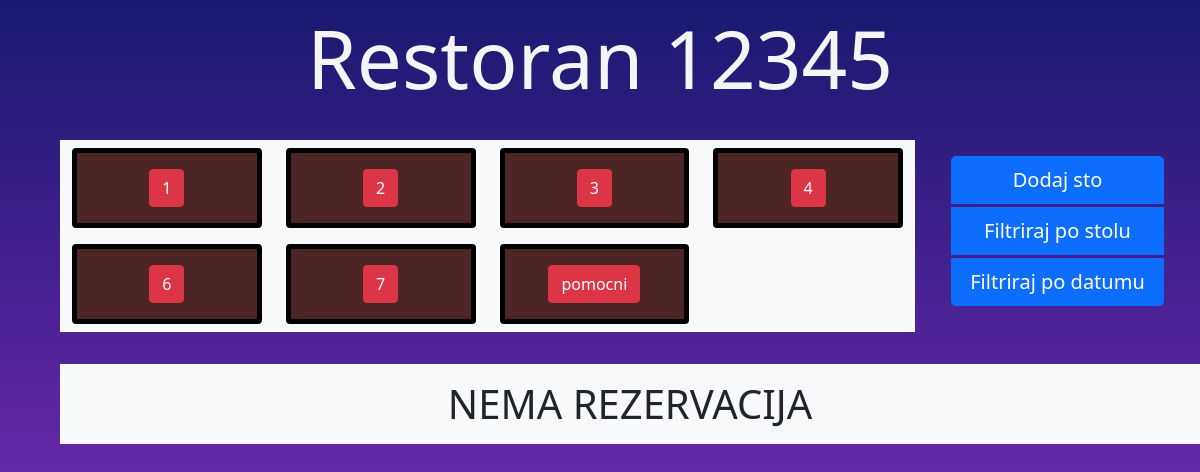
The page /home.php (signed in) on the database as committed earlier.
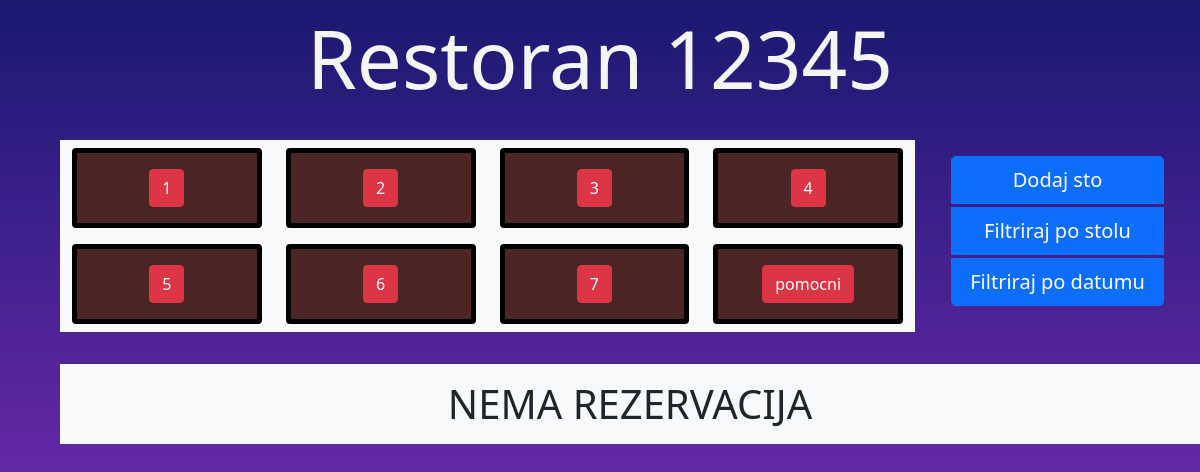
The same page on the database as committed later.
### tables this page shows
CREATE TABLE `stolovi` (
  `stoID` int(16) NOT NULL,
  `naziv` varchar(64) NOT NULL,
  `brMesta` int(8) NOT NULL
);

### model/stolovi.php (called while the page is built, shortened)
<?php
class Stolovi {
    public static function getAll(mysqli $conn)
    {
        $q = "SELECT * FROM stolovi";
        return $conn->query($q);
    }
}
?>

### home.php (the view, shortened to what this page needs)
<?php
require "dbBroker.php";
require "model/stolovi.php";
$resultSto = Stolovi::getAll($conn);
?>
<!DOCTYPE html>
<html lang="en">
<head>
    <link href="https://cdn.jsdelivr.net/npm/bootstrap@5.0.2/dist/css/bootstrap.min.css" rel="stylesheet">
    <link rel="stylesheet" href="css/style.css">
</head>
<body>
    <div class="container text-center">
        <h1 style="color:whitesmoke" class="display-1">Restoran 12345</h1>
    </div>
    <div class="container-fluid">
        <div class="row ms-5 pt-3 justify-content-lg-center">
            <div class="col-lg-9 border-4 bg-light rounded-5">
                <div class="row">
                    <?php
                        while ($redSto = $resultSto->fetch_array()) {
                    ?>
                    <div class="col-lg-3 mt-2 mb-2">
                        <div class="card d-flex">
                            <div class="card-body align-items-center d-flex justify-content-center">
                                <button type="button" id="<?php echo $redSto["naziv"]?>" onClick="reply_click(this.id)" class="btn btn-danger nazivSto" data-bs-toggle="modal" data-bs-target="#staticBackdrop">
                                        <?php echo $redSto["naziv"];
                                        ?>
                                </button>
                            </div>
                        </div>
                    </div>
                    <?php } ?>
                </div>
            </div>
            <div class="col pt-3">
                <div class="container-fluid">
                    <div class="d-grid gap-2 col mx-auto">
                    <div class="btn-group-vertical" role="group" aria-label="Basic example">
                        <button type="button" class="btn btn-primary mb-1 btn-lg">Dodaj sto</button>
                        <button type="button" class="btn btn-primary mb-1 btn-lg">Filtriraj po stolu</button>
                        <button type="button" class="btn btn-primary mb-1 btn-lg">Filtriraj po datumu</button>
                    </div>
                    </div>
                </div>
            </div>
            </div>
        </div>
        <div class="row ms-5 pt-3">
            <div class="col">
                <div class="container bg-light mt-3 ">
                    <?php if(empty($redRez)){ ?>
                        <div class="text-center fs-1 " ><?php echo "NEMA REZERVACIJA" ?></div>
                    <?php
                        }
                        ?>
                </div>
            </div>
            </div>
</body>
</html>

### css/style.css (style rules this page uses)
html, body { height: 100%; }
body { background-image: linear-gradient(to bottom, #191970, #9932cc ); }
.card { border: 5px solid black !important; }
.container { padding: 10px; }
.card.d-flex { background-color: rgb(77, 37, 37); color:whitesmoke; text-align: center; }

Rows that differ between the two databases and show on the page:
added stolovi: naziv "5"
